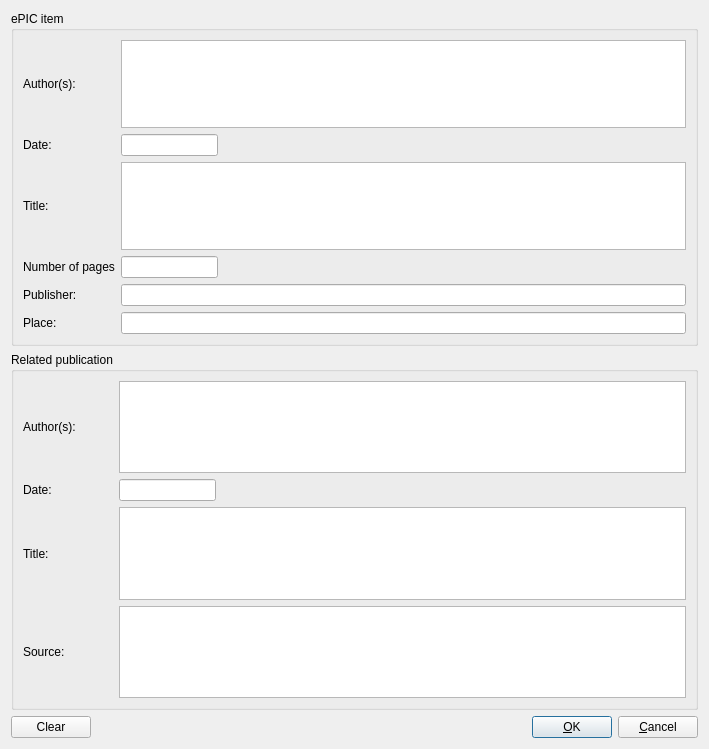
<?xml version="1.0" encoding="UTF-8"?>
<ui version="4.0">
 <class>CreateSimpleEPicXmlDialog</class>
 <widget class="QDialog" name="CreateSimpleEPicXmlDialog">
  <property name="geometry">
   <rect>
    <x>0</x>
    <y>0</y>
    <width>709</width>
    <height>749</height>
   </rect>
  </property>
  <property name="windowTitle">
   <string>Dialog</string>
  </property>
  <layout class="QGridLayout" name="gridLayout_3">
   <item row="0" column="0">
    <widget class="QGroupBox" name="groupBox_2">
     <property name="title">
      <string>ePIC item</string>
     </property>
     <layout class="QGridLayout" name="gridLayout_2">
      <item row="0" column="0">
       <widget class="QLabel" name="label_1">
        <property name="sizePolicy">
         <sizepolicy hsizetype="Fixed" vsizetype="Fixed">
          <horstretch>0</horstretch>
          <verstretch>0</verstretch>
         </sizepolicy>
        </property>
        <property name="text">
         <string>Author(s):</string>
        </property>
       </widget>
      </item>
      <item row="0" column="1" colspan="2">
       <widget class="QPlainTextEdit" name="PublicationAuthors_plainTextEdit">
        <property name="maximumSize">
         <size>
          <width>16777215</width>
          <height>100</height>
         </size>
        </property>
       </widget>
      </item>
      <item row="1" column="0">
       <widget class="QLabel" name="label_2">
        <property name="text">
         <string>Date:</string>
        </property>
       </widget>
      </item>
      <item row="1" column="1">
       <widget class="QLineEdit" name="PublicationDate_lineEdit">
        <property name="maximumSize">
         <size>
          <width>100</width>
          <height>16777215</height>
         </size>
        </property>
       </widget>
      </item>
      <item row="1" column="2">
       <spacer name="horizontalSpacer_2">
        <property name="orientation">
         <enum>Qt::Horizontal</enum>
        </property>
        <property name="sizeHint" stdset="0">
         <size>
          <width>466</width>
          <height>20</height>
         </size>
        </property>
       </spacer>
      </item>
      <item row="2" column="0">
       <widget class="QLabel" name="label_3">
        <property name="text">
         <string>Title:</string>
        </property>
       </widget>
      </item>
      <item row="2" column="1" colspan="2">
       <widget class="QPlainTextEdit" name="PublicationTitle_plainTextEdit">
        <property name="maximumSize">
         <size>
          <width>16777215</width>
          <height>100</height>
         </size>
        </property>
       </widget>
      </item>
      <item row="3" column="0">
       <widget class="QLabel" name="label_11">
        <property name="minimumSize">
         <size>
          <width>90</width>
          <height>0</height>
         </size>
        </property>
        <property name="text">
         <string>Number of pages:</string>
        </property>
       </widget>
      </item>
      <item row="3" column="1">
       <widget class="QLineEdit" name="PublicationPages_lineEdit">
        <property name="maximumSize">
         <size>
          <width>100</width>
          <height>16777215</height>
         </size>
        </property>
       </widget>
      </item>
      <item row="3" column="2">
       <spacer name="horizontalSpacer_4">
        <property name="orientation">
         <enum>Qt::Horizontal</enum>
        </property>
        <property name="sizeHint" stdset="0">
         <size>
          <width>466</width>
          <height>20</height>
         </size>
        </property>
       </spacer>
      </item>
      <item row="4" column="0">
       <widget class="QLabel" name="label_9">
        <property name="text">
         <string>Publisher:</string>
        </property>
       </widget>
      </item>
      <item row="4" column="1" colspan="2">
       <widget class="QLineEdit" name="Publisher_lineEdit"/>
      </item>
      <item row="5" column="0">
       <widget class="QLabel" name="label_10">
        <property name="text">
         <string>Place:</string>
        </property>
       </widget>
      </item>
      <item row="5" column="1" colspan="2">
       <widget class="QLineEdit" name="Place_lineEdit"/>
      </item>
     </layout>
    </widget>
   </item>
   <item row="1" column="0">
    <widget class="QGroupBox" name="groupBox">
     <property name="title">
      <string>Related publication</string>
     </property>
     <layout class="QGridLayout" name="gridLayout">
      <item row="0" column="0">
       <widget class="QLabel" name="label_8">
        <property name="minimumSize">
         <size>
          <width>90</width>
          <height>0</height>
         </size>
        </property>
        <property name="text">
         <string>Author(s):</string>
        </property>
       </widget>
      </item>
      <item row="0" column="1" colspan="2">
       <widget class="QPlainTextEdit" name="RelatedPublicationAuthors_plainTextEdit">
        <property name="maximumSize">
         <size>
          <width>16777215</width>
          <height>100</height>
         </size>
        </property>
       </widget>
      </item>
      <item row="1" column="0">
       <widget class="QLabel" name="label_4">
        <property name="text">
         <string>Date:</string>
        </property>
       </widget>
      </item>
      <item row="1" column="1">
       <widget class="QLineEdit" name="RelatedPublicationDate_lineEdit">
        <property name="maximumSize">
         <size>
          <width>100</width>
          <height>16777215</height>
         </size>
        </property>
       </widget>
      </item>
      <item row="1" column="2">
       <spacer name="horizontalSpacer_3">
        <property name="orientation">
         <enum>Qt::Horizontal</enum>
        </property>
        <property name="sizeHint" stdset="0">
         <size>
          <width>466</width>
          <height>20</height>
         </size>
        </property>
       </spacer>
      </item>
      <item row="2" column="0">
       <widget class="QLabel" name="label_5">
        <property name="text">
         <string>Title:</string>
        </property>
       </widget>
      </item>
      <item row="2" column="1" colspan="2">
       <widget class="QPlainTextEdit" name="RelatedPublicationTitle_plainTextEdit">
        <property name="maximumSize">
         <size>
          <width>16777215</width>
          <height>100</height>
         </size>
        </property>
       </widget>
      </item>
      <item row="3" column="0">
       <widget class="QLabel" name="label_6">
        <property name="text">
         <string>Source:</string>
        </property>
       </widget>
      </item>
      <item row="3" column="1" colspan="2">
       <widget class="QPlainTextEdit" name="RelatedPublicationSource_plainTextEdit">
        <property name="maximumSize">
         <size>
          <width>16777215</width>
          <height>100</height>
         </size>
        </property>
       </widget>
      </item>
     </layout>
    </widget>
   </item>
   <item row="2" column="0">
    <layout class="QHBoxLayout" name="horizontalLayout">
     <item>
      <widget class="QPushButton" name="Clear_pushButton">
       <property name="text">
        <string>Clear</string>
       </property>
      </widget>
     </item>
     <item>
      <spacer name="horizontalSpacer">
       <property name="orientation">
        <enum>Qt::Horizontal</enum>
       </property>
       <property name="sizeHint" stdset="0">
        <size>
         <width>40</width>
         <height>20</height>
        </size>
       </property>
      </spacer>
     </item>
     <item>
      <widget class="QPushButton" name="OK_pushButton">
       <property name="text">
        <string>&amp;OK</string>
       </property>
       <property name="default">
        <bool>true</bool>
       </property>
      </widget>
     </item>
     <item>
      <widget class="QPushButton" name="Cancel_pushButton">
       <property name="text">
        <string>&amp;Cancel</string>
       </property>
      </widget>
     </item>
    </layout>
   </item>
  </layout>
 </widget>
 <tabstops>
  <tabstop>PublicationAuthors_plainTextEdit</tabstop>
  <tabstop>PublicationDate_lineEdit</tabstop>
  <tabstop>PublicationTitle_plainTextEdit</tabstop>
  <tabstop>PublicationPages_lineEdit</tabstop>
  <tabstop>Publisher_lineEdit</tabstop>
  <tabstop>Place_lineEdit</tabstop>
  <tabstop>RelatedPublicationAuthors_plainTextEdit</tabstop>
  <tabstop>RelatedPublicationDate_lineEdit</tabstop>
  <tabstop>RelatedPublicationTitle_plainTextEdit</tabstop>
  <tabstop>RelatedPublicationSource_plainTextEdit</tabstop>
  <tabstop>OK_pushButton</tabstop>
  <tabstop>Cancel_pushButton</tabstop>
 </tabstops>
 <resources/>
 <connections/>
</ui>
